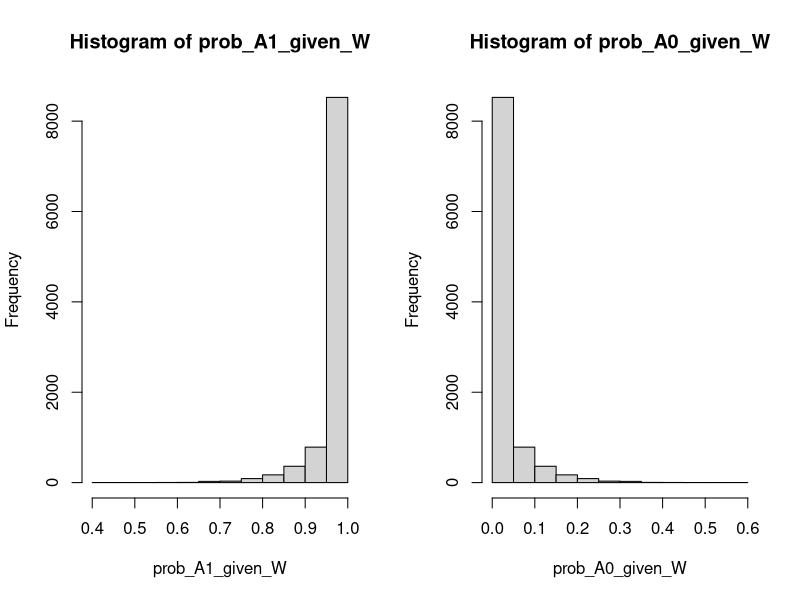

The R script that drew this image:
## ---- chunk 1
knitr::opts_chunk$set(echo = TRUE)
## ---- chunk 2
set.seed(7)
generateData <- function(n){
  w1 <- rbinom(n, size=1, prob=0.35)
  w2 <- rnorm(n, mean = 6, sd = 1)
  w3 <- round(runif(n, min=0, max=4), digits=3)
  w4 <- round(runif(n, min=0, max=5), digits=3)
  A  <- rbinom(n, size=1, prob= plogis(-0.8 + 0.3*w2 + 0.25*w3 + 0.2*w4 + 0.3*w2*w4))
  # counterfactual
  Y_1 <- rbinom(n, size=1, prob= plogis(-3 + 1 -0.2*w1 + 0.35*w2 + 0.15*w3 + 0.25*w4 + 0.1*w2*w4))
  Y_0 <- rbinom(n, size=1, prob= plogis(-3 + 0 -0.2*w1 + 0.35*w2 + 0.15*w3 + 0.25*w4 + 0.1*w2*w4))
  # Observed outcome
  Y <- Y_1*A + Y_0*(1 - A)
  # return data.frame
  data.frame(w1, w2, w3, w4, A, Y, Y_1, Y_0)
}

n <- 10000
dat <- generateData(n)
## ---- chunk 3
theta <- mean(dat$Y_1) - mean(dat$Y_0)
## ---- chunk 4
fit1 <- glm(Y ~ A + w1 + w2 + w3 + w4, family = "binomial", data = dat)

m_AW <- predict(fit1, newdata = dat, type = "response")
m_1W <- predict(fit1, newdata = data.frame(A = 1, w1 = dat$w1, w2 = dat$w2, w3 = dat$w3, w4 = dat$w4), type = "response")
m_0W <- predict(fit1, newdata = data.frame(A = 0, w1 = dat$w1, w2 = dat$w2, w3 = dat$w3, w4 = dat$w4), type = "response")
## ---- chunk 5
theta.substitution <- mean(m_1W) - mean(m_0W)
## ---- chunk 6
fit2 <- glm(A ~ w1 + w2 + w3 + w4, family = "binomial", data= dat)
prob_A1_given_W <- predict(fit2, dat, type = "response")
prob_A0_given_W <- 1 - prob_A1_given_W
## ---- chunk 7
summary(prob_A1_given_W)
summary(prob_A0_given_W)
par(mfrow = c(1, 2))
hist(prob_A1_given_W)
hist(prob_A0_given_W)
## ---- chunk 8
prob_AW <- numeric(n)
prob_AW[dat$A == 1] <- prob_A1_given_W[dat$A == 1]
prob_AW[dat$A == 0] <- prob_A0_given_W[dat$A == 0]
H_AW <- dat$A/prob_A1_given_W - (1 - dat$A)/prob_A0_given_W
# H_AW <- 1/prob_AW
## ---- chunk 9
H_1W <- 1/prob_A1_given_W
H_0W <- -1/prob_A0_given_W
## ---- chunk 10
wt <- 1/prob_AW
theta.ipw <- mean(dat$A * wt * dat$Y) - 
  mean((1 - dat$A) * wt * dat$Y)
# theta.ipw


theta.aipw <- mean((H_AW * (dat$Y - m_AW)) + m_1W - m_0W)
# theta.aipw
## ---- chunk 11
logit_update<- glm(dat$Y ~ -1 + offset(qlogis(m_AW)) + H_AW,
                  family='binomial')

summary(logit_update)
## ---- chunk 12
epsilon <- logit_update$coefficients
## ---- chunk 13
m_AW_update <- plogis(qlogis(m_AW) + epsilon * H_AW)
## ---- chunk 14
m_1W_update <- plogis(qlogis(m_1W) + epsilon * H_1W)
m_0W_update <- plogis(qlogis(m_0W) + epsilon * H_0W)
## ---- chunk 15
theta.tmle <- mean(m_1W_update) - mean(m_0W_update)
ans <- data.frame(estimates =c(theta, theta.tmle, theta.substitution, theta.aipw, theta.ipw))
ans$bias <- abs(theta - ans$estimates)
rownames(ans) <- c("theta.true", "theta.tmle", "theta.substitution",
                   "theta.AIPW", "theta.IPW")
ans
## ---- chunk 16
# standard errors for TMLE:
se.tmle <- sqrt(var(H_AW* (dat$Y - m_AW_update) + (m_1W_update - m_0W_update) - theta.tmle)/n)
# standard errors for AIPW:
se.aiptw <- sqrt(var(H_AW * (dat$Y - m_AW) + (m_1W - m_0W) - theta.aipw)/n)

# standard errors for G-computation
# se.g <- sqrt(var(m_1W - m_0W)/n)
